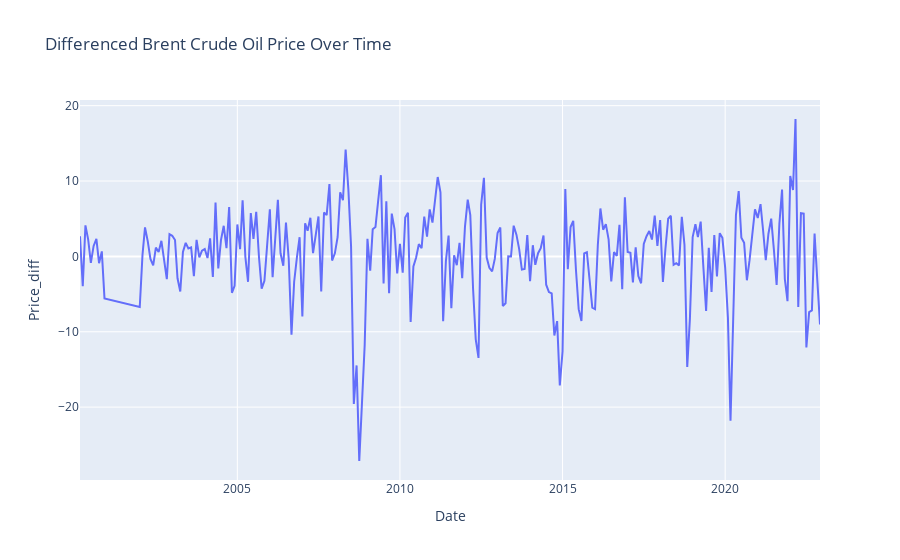

This figure's notebook cell:
### Markdown cell above
The p-value in your output is 2.667700e-25 (a very small number close to 0), which is less than the common significance level 0.05. This means we reject the null hypothesis of the Augmented Dickey-Fuller test, which states that the time series has a unit root and is non-stationary.

In simpler terms, your differenced time series is likely stationary. This means you've successfully transformed your time series and can proceed with the next steps of your analysis.

### Code cell
# plot the differenced series
fig = px.line(df, x=df.index, y='Price_diff', title='Differenced Brent Crude Oil Price Over Time') # Create a line plot using plotly express
fig.show() # Display the plot

### Figure 1 — Plotly figure (JSON) as saved in the notebook; plotly's stock layout.template omitted (floating-point values rounded to 4 significant figures; data arrays with more than 128 entries replaced by an {"elided": "..."} marker saying what was removed)
{"data": [{"hovertemplate": "Date=%{x}<br>Price_diff=%{y}<extra></extra>", "legendgroup": "", "line": {"color": "#636efa", "dash": "solid"}, "marker": {"symbol": "circle"}, "mode": "lines", "name": "", "orientation": "v", "showlegend": false, "type": "scatter", "x": {"elided": "262 str values"}, "xaxis": "x", "y": {"elided": "262 float values"}, "yaxis": "y"}], "layout": {"legend": {"tracegroupgap": 0}, "title": {"text": "Differenced Brent Crude Oil Price Over Time"}, "xaxis": {"anchor": "y", "domain": [0, 1], "title": {"text": "Date"}}, "yaxis": {"anchor": "x", "domain": [0, 1], "title": {"text": "Price_diff"}}}}
